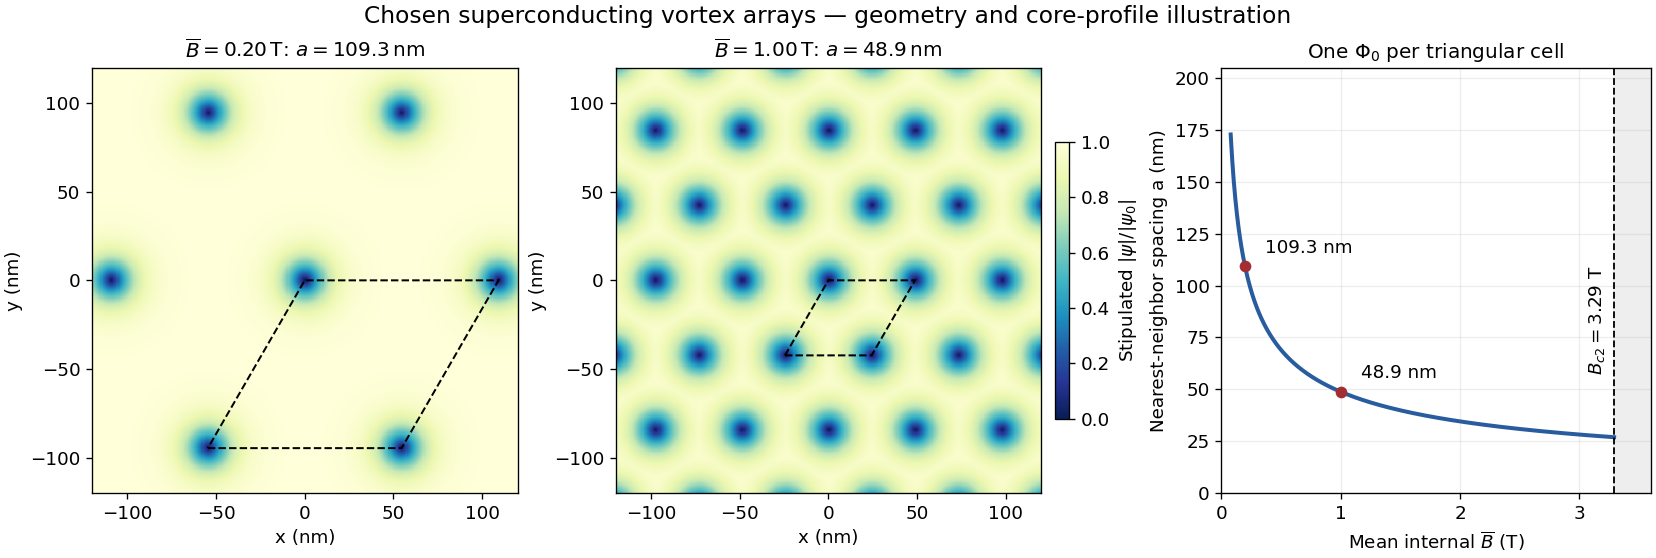

Reproduce this figure in Python.
"""Original triangular vortex geometry, with a stipulated core amplitude profile."""
from pathlib import Path
import numpy as np
import matplotlib
matplotlib.use("Agg")
import matplotlib.pyplot as plt
from matplotlib.patches import Polygon

PLANCK = 6.62607015e-34
ELEMENTARY_CHARGE = 1.602176634e-19
FLUX_QUANTUM = PLANCK / (2 * ELEMENTARY_CHARGE)
XI_NM = 10.0
LAMBDA_NM = 100.0
BC2 = FLUX_QUANTUM / (2 * np.pi * (XI_NM * 1e-9) ** 2)


def spacing_nm(field):
    return 1e9 * np.sqrt(2 * FLUX_QUANTUM / (np.sqrt(3) * field))


def nearest_core_profile(field, extent=120.0):
    pitch = spacing_nm(field)
    grid = np.linspace(-extent, extent, 401)
    xx, yy = np.meshgrid(grid, grid)
    distance2 = np.full_like(xx, np.inf)
    bound = int(np.ceil(2 * extent / pitch)) + 3
    for row in range(-bound, bound + 1):
        for col in range(-bound, bound + 1):
            cx = pitch * (col + row / 2)
            cy = pitch * np.sqrt(3) * row / 2
            if abs(cx) > extent + pitch or abs(cy) > extent + pitch:
                continue
            distance2 = np.minimum(distance2, (xx - cx) ** 2 + (yy - cy) ** 2)
    return np.tanh(np.sqrt(distance2) / (np.sqrt(2) * XI_NM))


def main():
    plt.rcParams.update({"font.size": 11, "axes.titlesize": 12})
    fig, axs = plt.subplots(1, 3, figsize=(13.8, 4.65), layout="constrained")
    for ax, field in zip(axs[:2], [0.2, 1.0]):
        a = spacing_nm(field)
        image = ax.imshow(nearest_core_profile(field), origin="lower", extent=(-120, 120, -120, 120),
                          vmin=0, vmax=1, cmap="YlGnBu_r", interpolation="nearest")
        origin = np.array([-a / 2, -np.sqrt(3) * a / 2])
        v1 = np.array([a, 0])
        v2 = np.array([a / 2, np.sqrt(3) * a / 2])
        ax.add_patch(Polygon([origin, origin + v1, origin + v1 + v2, origin + v2],
                             closed=True, fill=False, edgecolor="black", linestyle="--", linewidth=1.2))
        ax.set(title=fr"$\overline{{B}}={field:.2f}\,\mathrm{{T}}$: $a={a:.1f}\,\mathrm{{nm}}$",
               xlabel="x (nm)", ylabel="y (nm)")
        ax.set_aspect("equal")
    fig.colorbar(image, ax=list(axs[:2]), shrink=0.65, pad=0.015,
                 label=r"Stipulated $|\psi|/|\psi_0|$")
    field = np.linspace(0.08, BC2, 500)
    axs[2].plot(field, spacing_nm(field), color="#285c9e", linewidth=2.4)
    for b in [0.2, 1.0]:
        a = spacing_nm(b)
        axs[2].plot(b, a, "o", color="#a32d32")
        axs[2].annotate(f"{a:.1f} nm", (b, a), xytext=(12, 8), textcoords="offset points")
    axs[2].axvline(BC2, color="black", linestyle="--", linewidth=1.1)
    axs[2].axvspan(BC2, 3.6, color="#eeeeee")
    axs[2].text(BC2 - 0.06, 83, fr"$B_{{c2}}={BC2:.2f}$ T", rotation=90, ha="right", va="center")
    axs[2].set(title=r"One $\Phi_0$ per triangular cell", xlabel=r"Mean internal $\overline{B}$ (T)",
               ylabel="Nearest-neighbor spacing a (nm)", xlim=(0, 3.6), ylim=(0, 205))
    axs[2].grid(alpha=0.22)
    fig.suptitle("Chosen superconducting vortex arrays — geometry and core-profile illustration", fontsize=14)
    fig.savefig(Path(__file__).with_suffix(".png").name, dpi=120, facecolor="white")
    plt.close(fig)


if __name__ == "__main__":
    main()
